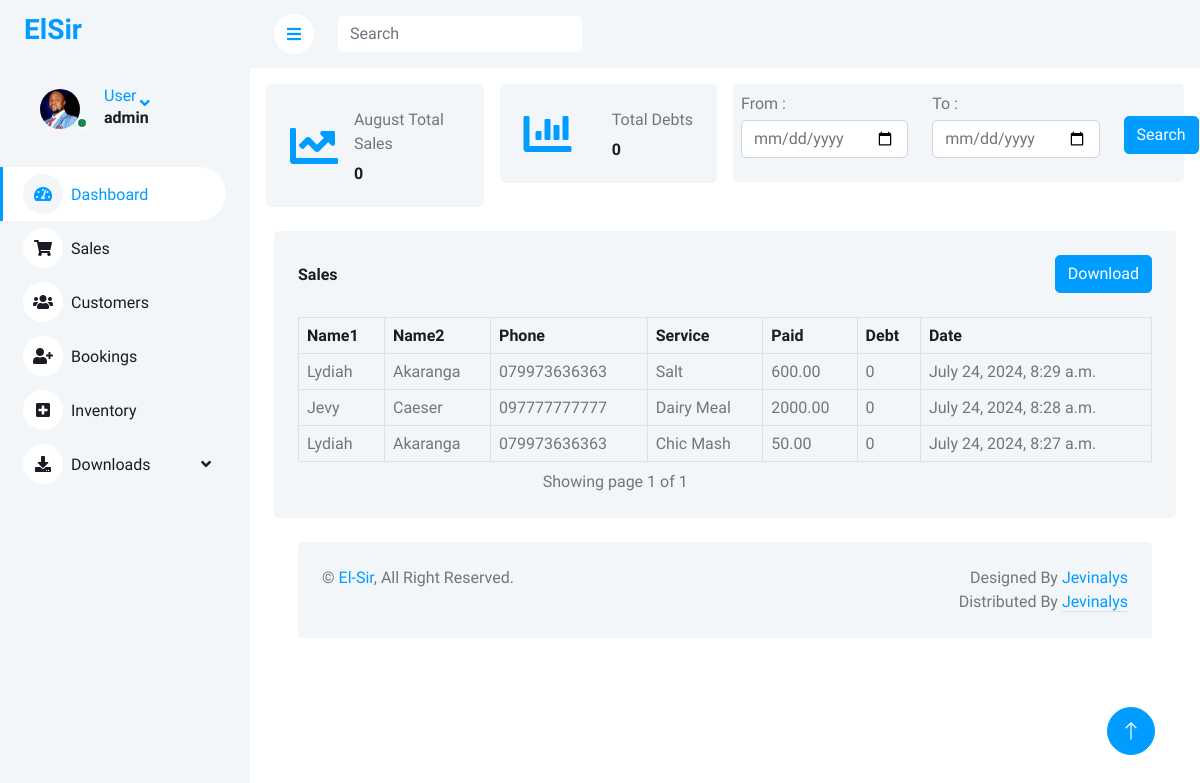
Screenshot of /salesrepo/ (signed in) with the database file from the repository.
### elsiruser/models.py (models this page shows, shortened)
class Sale(models.Model):
    customer_name = models.ForeignKey(Customer, on_delete = models.PROTECT)
    phone = models.CharField(max_length=12,null=True)
    services = models.CharField(max_length=255,default="" )
    CASH = "cash"
    MPESA = "Mpesa"
    PAYMENT_MODE = {
        CASH : "cash",
        MPESA : "Mpesa"
        }
    payment_mode = models.CharField(
    max_length= 10,
    choices=PAYMENT_MODE,
    default=CASH,
    )
    mpesa_code = models.CharField(max_length=255, null=True)
    amount = models.DecimalField(max_digits=40, decimal_places=2,default=0)
    date_paid = models.DateTimeField(default=timezone.now)
    class Meta:
        ordering:['-date_paid'] # type: ignore

class Customer(models.Model):
    first_name = models.CharField(max_length=255)
    second_name = models.CharField(max_length=255)
    phone = models.CharField(max_length=12)
    email_address =models.EmailField(null=True,blank=True)
    debt = models.IntegerField(null=True, blank=True,default=0)
    loyalty_points = models.FloatField(null=True, blank=True,default=0)

### elsiruser/views.py (the view)
# urls.py: path('salesrepo/',views.salesrepo, name="salesrepo"),
@login_required(login_url='login')
def salesrepo(request):
        sales = Sale.objects.all().order_by('-date_paid')
        myFilter = salesRepofilter(request.GET,queryset=sales)
        sales=myFilter.qs
        month = timezone.now()
        dispmonth= month.strftime("%B")
        now = timezone.now()
        start_of_month = now.replace(day=1)
        end_of_month = (start_of_month + timezone.timedelta(days=32)).replace(day=1)
        total_sales_current_month = Sale.objects.filter(
        date_paid__gte=start_of_month,
        date_paid__lt=end_of_month).aggregate(total_sales=Sum('amount'))['total_sales'] or 0
        total_debt = Customer.objects.aggregate(total_debt=Sum('debt'))['total_debt'] or 0
        paginator = Paginator(sales,7)
        page_number = request.GET.get('page')
        page_obj =Paginator.get_page(paginator, page_number)
        context = {'sales':sales,'myFilter':myFilter, 'page_obj':page_obj,'dispmonth':dispmonth,'total_sales_current_month':total_sales_current_month,'total_debt':total_debt}
        return render(request,'salesRepo.html',context)

### elsiruser/templates/salesRepo.html (shortened to what this page needs)
{% extends 'base.html' %}
{% load static %}
{% block content %}
{%include 'sidebar.html' %}
        <div class="content">
            <nav class="navbar navbar-expand bg-light navbar-light sticky-top px-4 py-0">
                <a href="{% url 'dashboard' %}" class="sidebar-toggler flex-shrink-0">
                    <i class="fa fa-bars"></i>
                </a>
                <form class="d-md-flex mt-3 ms-4">
                    <input class="form-control border-0" type="search" placeholder="Search">
                </form>
            </nav>
            <div class="container-fluid pt-3 px-3">
                <div class="row g-3">
                    <div class="col-sm-4 col-xl-3">
                        <div class="bg-light rounded d-flex align-items-center justify-content-between p-4">
                            <i class="fa fa-chart-line fa-3x text-primary"></i>
                            <div class="ms-3">
                                <p class="mb-2">{{dispmonth}} Total Sales</p>
                                <h6 class="mb-0">{{ total_sales_current_month }}</h6>
                            </div>
                        </div>
                    </div>
                    <div class="col-sm-6 col-xl-3">
                        <div class="bg-light rounded d-flex align-items-center justify-content-between p-4">
                            <i class="fa fa-chart-bar fa-3x text-primary"></i>
                            <div class="ms-3">
                                <p class="mb-2"> Total Debts</p>
                                <h6 class="mb-0">{{ total_debt}}</h6>
                            </div>
                        </div>
                    </div>
                    <div class="col-sm-4 col-xl-6">
                        <div class="bg-light rounded d-flex align-items-center justify-content-between p-2">
                            <form action="" method="GET">
                                <div class="row">
                                    <div class="col-sm-5">
                                        <div class="form-group">
                                          <label class="mb-1" for="">From : </label>
                                           {{myFilter.form.fromdate}}
                                        </div>
                                    </div>
                                    <div class="col-md-5">
                                        <div class="form-group">
                                          <label class="mb-1" for="">To : </label>
                                          {{myFilter.form.todate}}
                                        </div>
                                    </div>
                                    <div class="col-md-2">
                                        <br class="mb-1">
                                        <button class="btn btn-primary btn-primary-sm" type="submit">Search</button>
                                    </div>
                                </div>
                            </form>
                        </div>
                    </div>
                </div>
            </div>
            <div class="container-fluid pt-4 px-4">
                <div class="bg-light text-center rounded p-4">
                        <div class="col-md-12">
                            <div class="d-flex align-items-center justify-content-between mb-4">
                                <h6 class="mb-0">Sales</h6>
                                <a href="{% url 'export-excel' %}" class="btn btn-primary">Download</a>
                            </div>
                        </div>
                    <div class="app-table">
                        <div class="table-responsive">
                            <table class="table text-start align-middle table-bordered table-hover mb-0">
                                <thead>
                                    <tr class="text-dark">
                                        <th scope="col">Name1</th>
                                        <th scope="col">Name2</th>
                                        <th scope="col">Phone</th>
                                        <th scope="col">Service</th>
                                        <th scope="col">Paid</th>
                                        <th scope="col">Debt</th>
                                        <th scope="col">Date</th>
                                    </tr>
                                </thead>
                                <tbody>
                                    {% for sale in page_obj %}
                                    <tr>
                                        <td>{{sale.customer_name.first_name}}</td>
                                        <td>{{sale.customer_name.second_name}}</td>
                                        <td>{{sale.phone}}</td>
                                        <td>{{sale.services}}</td>
                                        <td>{{sale.amount}}</td>
                                        <td>{{sale.customer_name.debt}}</td>
                                        <td>{{sale.date_paid}}</td>
                                    </tr>
                                    {% endfor %}
                                </tbody>
                            </table>
                        </div>
                    </div>
                    <div class="pagination-container pt-2">
                        <div class="row">
                            <div class="col-md-9">
                                Showing page {{page_obj.number}} of {{ page_obj.paginator.num_pages }}
                            </div>
                            <ul class="pagination align-right float-right mr-auto , col-md-3">
                                </ul>
                        </div>
                    </div>
            </div>
{% endblock %}

### elsiruser/templates/base.html (shortened to what this page needs)
{% load static %}
<html lang="en">
<head>
    <link href="https://cdnjs.cloudflare.com/ajax/libs/font-awesome/5.10.0/css/all.min.css" rel="stylesheet">
    <link href="https://cdn.jsdelivr.net/npm/bootstrap-icons@1.4.1/font/bootstrap-icons.css" rel="stylesheet">
    <link href="{% static 'elsiruser/lib/owlcarousel/assets/owl.carousel.min.css' %}" rel="stylesheet">
    <link href="{% static 'elsiruser/lib/tempusdominus/css/tempusdominus-bootstrap-4.min.css' %}" rel="stylesheet" />
    <link href="{% static 'elsiruser/css/bootstrap.min.css' %}" rel="stylesheet">
    <link href="{% static 'elsiruser/css/style.css' %}" rel="stylesheet">
</head>
<body>
    <div class="container-xxl position-relative bg-white d-flex p-0">
        {% block content %}
        {% endblock %}
        <div class="container-fluid pt-4 px-4">
            <div class="bg-light rounded-top p-4">
                <div class="row">
                    <div class="col-12 col-sm-6 text-center text-sm-start">
                        &copy; <a href="#">El-Sir</a>, All Right Reserved.
                    </div>
                    <div class="col-12 col-sm-6 text-center text-sm-end">
                        Designed By <a href="">Jevinalys</a>
                        Distributed By <a class="border-bottom" href=""
                            target="_blank">Jevinalys</a>
                    </div>
                </div>
            </div>
        </div>
    </div>
    <a href="#" class="btn btn-lg btn-primary btn-lg-square back-to-top"><i class="bi bi-arrow-up"></i></a>
    </div>
</body>
</html>

### elsiruser/templates/sidebar.html (shortened to what this page needs)
{% load static %}
<div class="sidebar pe-4 pb-3">
    <nav class="navbar bg-light navbar-light">
        <a href="dashboard.html" class="navbar-brand mx-4 mb-3">
            <h3 class="text-primary"></i>ElSir</h3>
        </a>
        {% if user.is_authenticated %}
            <div class="nav-item dropdown">
                <a href="#" class="nav-link dropdown-toggle" data-bs-toggle="dropdown">
                    <div class="d-flex align-items-center ms-4 mb-4">
                        <div class="position-relative">
                            <img class="rounded-circle me-lg-2" src="{% static 'elsiruser/img/user1.jpg' %}" alt="" style="width: 40px; height: 40px;">
                            <div class="bg-success rounded-circle border border-2 border-white position-absolute end-0 bottom-0 p-1"></div>
                        </div>
                        <div class="ms-3">
                            <span class="d-none d-lg-inline-flex">User</span>
                            <h6>{{user.username}}</h6>
                        </div>
                    </div>
                </a>
            </div>
        {% else %}
            <a href="{%url 'login' %}" class="dropdown-item">LogIn</a>
        {% endif %}
        <div class="navbar-nav w-100">
            <a href="{% url 'dashboard' %}" class="nav-item nav-link active"><i class="fa fa-tachometer-alt me-2"></i>Dashboard</a>
            <a href="{% url 'sales' %}" class="nav-item nav-link"><i class="fa fa-shopping-cart me-2"></i>Sales</a>
            <a href="{% url 'customers' %}" class="nav-item nav-link"><i class="fa fa-users me-2"></i>Customers</a>
            <a href="{% url 'bookings' %}" class="nav-item nav-link"><i class="fa fa-user-plus me-2"></i>Bookings</a>
            <a href="{% url 'Inventory' %}" class="nav-item nav-link"><i class="fa fa-plus-square me-2"></i>Inventory</a>
            <div class="nav-item dropdown">
                <a href="#" class="nav-link dropdown-toggle" data-bs-toggle="dropdown"><i class="fa fa-download me-2"></i>Downloads</a>
            </div>
        </div>
    </nav>
</div>

### static/elsiruser/css/style.css (style rules this page uses)
:root { --primary: #009CFF; --light: #F3F6F9; --dark: #191C24; }
.back-to-top { position: fixed; display: none; right: 45px; bottom: 45px; z-index: 99; }
.btn { transition: .5s; }
.btn.btn-primary { color: #FFFFFF; }
.btn-lg-square { width: 48px; height: 48px; }
.btn-square, .btn-sm-square, .btn-lg-square { padding: 0; display: inline-flex; align-items: center; justify-content: center; font-weight: normal; border-radius: 50px; }
.sidebar { position: fixed; top: 0; left: 0; bottom: 0; width: 250px; height: 100vh; overflow-y: auto; background: var(--light); transition: 0.5s; z-index: 999; }
.content { margin-left: 250px; min-height: 100vh; background: #FFFFFF; transition: 0.5s; }
@media (min-width: 992px) { .sidebar { margin-left: 0; } }
@media (min-width: 992px) { .content { width: calc(100% - 250px); } }
.sidebar .navbar .navbar-nav .nav-link { padding: 7px 20px; color: var(--dark); font-weight: 500; border-left: 3px solid var(--light); border-radius: 0 30px 30px 0; outline: none; }
.sidebar .navbar .navbar-nav .nav-link:hover, .sidebar .navbar .navbar-nav .nav-link.active { color: var(--primary); background: #FFFFFF; border-color: var(--primary); }
.sidebar .navbar .navbar-nav .nav-link i { width: 40px; height: 40px; display: inline-flex; align-items: center; justify-content: center; background: #FFFFFF; border-radius: 40px; }
.sidebar .navbar .navbar-nav .nav-link:hover i, .sidebar .navbar .navbar-nav .nav-link.active i { background: var(--light); }
.sidebar .navbar .dropdown-toggle::after { position: absolute; top: 15px; right: 15px; border: none; content: "\f107"; font-family: "Font Awesome 5 Free"; font-weight: 900; transition: .5s; }
.content .navbar .sidebar-toggler, .content .navbar .navbar-nav .nav-link i { width: 40px; height: 40px; display: inline-flex; align-items: center; justify-content: center; background: #FFFFFF; border-radius: 40px; }

### rows the page displays
Sale: customer_name.first_name "Lydiah", customer_name.second_name "Akaranga", phone "079973636363", services "Salt", amount "600.00", customer_name.debt "0", date_paid "July 24, 2024, 8:29 a.m."
Sale: customer_name.first_name "Jevy", customer_name.second_name "Caeser", phone "097777777777", services "Dairy Meal", amount "2000.00", customer_name.debt "0", date_paid "July 24, 2024, 8:28 a.m."
Sale: customer_name.first_name "Lydiah", customer_name.second_name "Akaranga", phone "079973636363", services "Chic Mash", amount "50.00", customer_name.debt "0", date_paid "July 24, 2024, 8:27 a.m."

### other values shown
{{ user.username }} "admin"
{{ total_sales_current_month }} "0"
{{ total_debt }} "0"
{{ page_obj.number }} "1"
{{ page_obj.paginator.num_pages }} "1"
